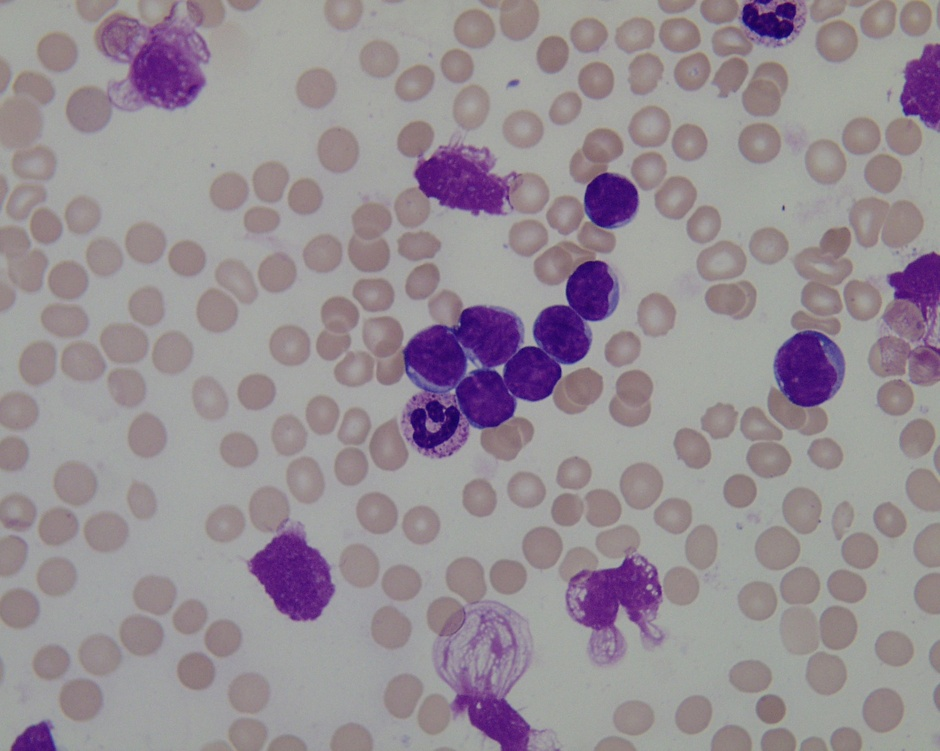
#> input picture Komputasi Biomedik/ALL/im/Im001_1.jpg, 940 x 751 px, shrunk from 1712 x 1368 before the run
$ jupyter execute segmentation.ipynb   (shell and % lines are left out)
#> lines starting #> are read from the running program, lines starting #| are printed output that depends on the picture; after the words box and inside, x2 and y2 are one past the last pixel; in counts of white or black regions, pixels touching at a corner belong together
[cell 1]
import numpy as np
import matplotlib.pyplot as plt
import cv2 as cv
import os

[cell 2]
os.chdir('im')

[cell 3]
image = cv.imread('Im001_1.jpg')
#> image is the input picture: shape (751, 940, 3); mean B, G, R 148.5, 141.6, 150.4
image = cv.cvtColor(image, cv.COLOR_RGB2BGR)
gray = cv.cvtColor(image, cv.COLOR_BGR2GRAY)
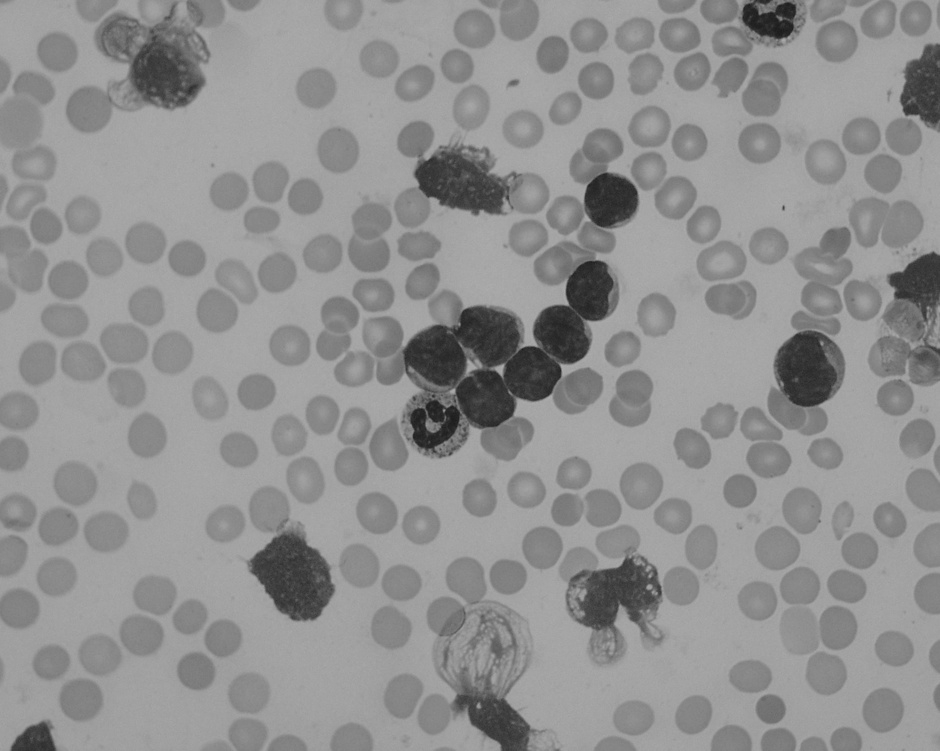
#> gray: shape (751, 940); min 27, max 174, mean 144.7

plt.figure(figsize=(8, 8))
plt.subplot(121)
plt.imshow(image, cmap='gray', interpolation='nearest')
plt.subplot(122)
plt.imshow(gray, cmap='gray', interpolation='nearest')
plt.axis('off')
plt.tight_layout()
plt.show()
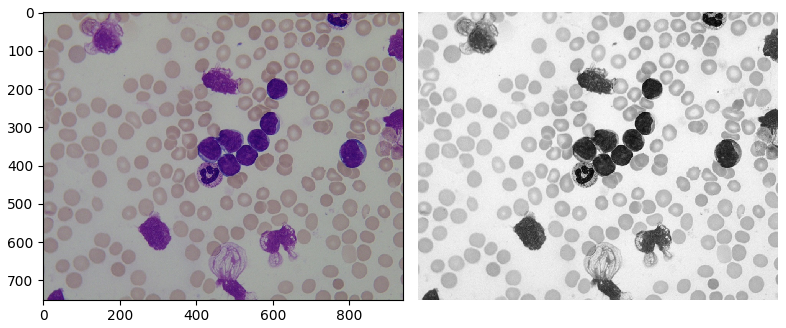
#> figure drawn by matplotlib, 2 panels

[cell 4]
_, thresh = cv.threshold(gray, 0, 255, cv.THRESH_BINARY_INV+cv.THRESH_OTSU)
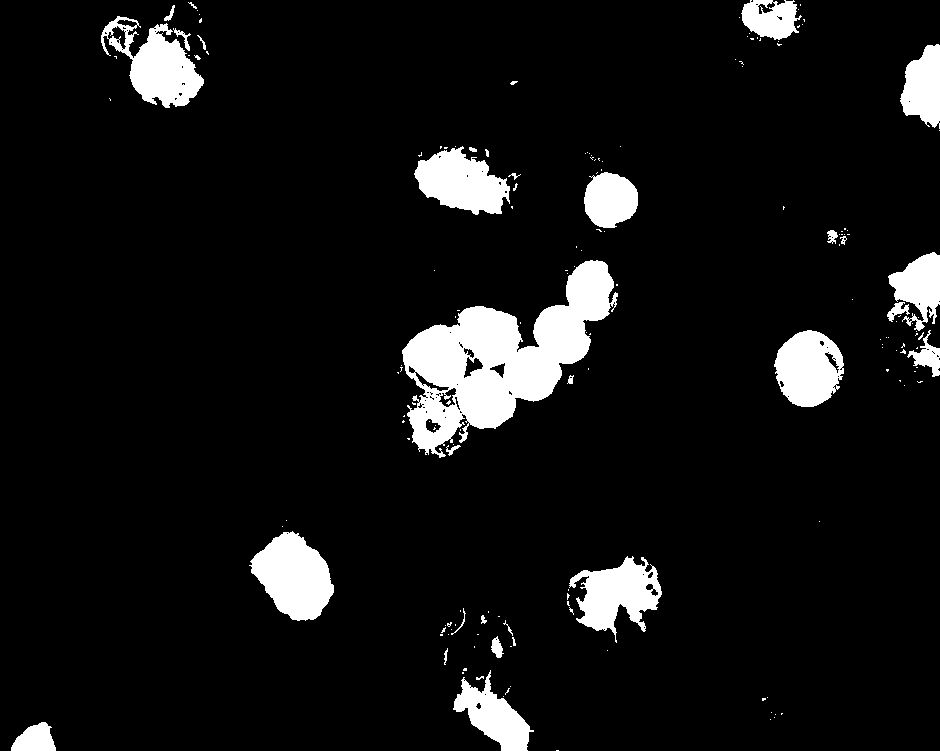
#> thresh: shape (751, 940); 7.7% white; 169 white regions (137 under 20 px), largest, box (x1, y1, x2, y2) and area: (402, 260, 618, 458) 18208, (249, 531, 334, 621) 4896, (101, 16, 204, 108) 4464
# thresh = cv.adaptiveThreshold(gray,255,cv.ADAPTIVE_THRESH_MEAN_C,\
#             cv.THRESH_BINARY, 15, 15)

kernel = np.ones((13, 13), np.uint8)

# im_erode = cv.erode(thresh, cv.getStructuringElement(cv.MORPH_ELLIPSE,(11,11)), iterations=1)
im_dilate = cv.dilate(thresh, cv.getStructuringElement(cv.MORPH_ELLIPSE,(7,7)), iterations=1)
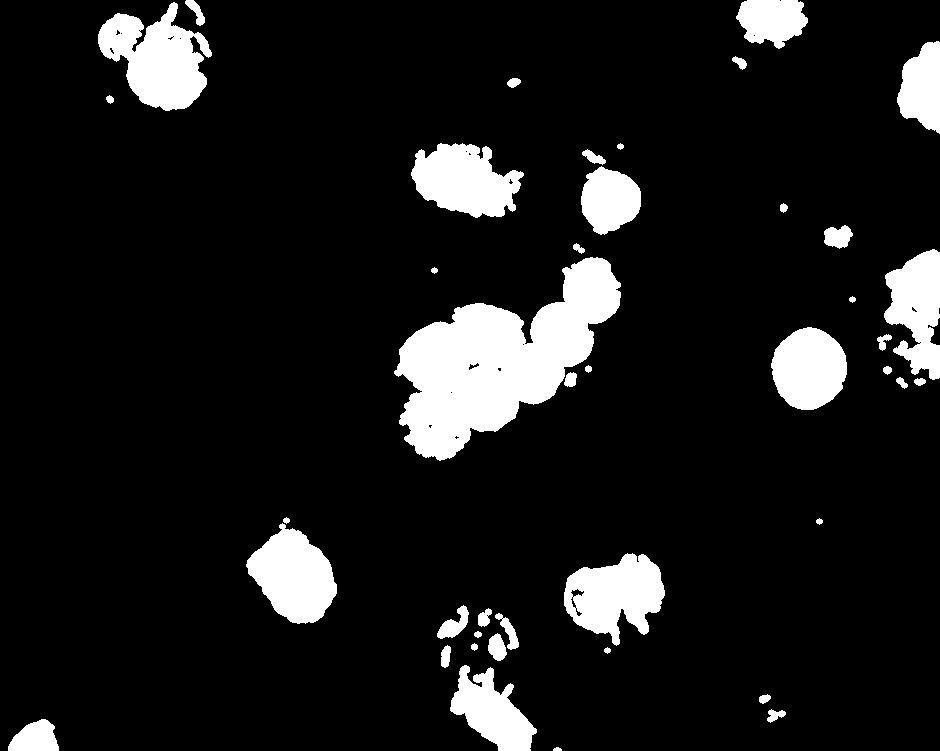
#> im_dilate: shape (751, 940); 10.5% white; 42 white regions, largest, box (x1, y1, x2, y2) and area: (394, 257, 621, 461) 22472, (98, 2, 212, 111) 7100, (564, 553, 665, 646) 5842
im_open = cv.morphologyEx(thresh, cv.MORPH_OPEN, cv.getStructuringElement(cv.MORPH_ELLIPSE,(7,7)))
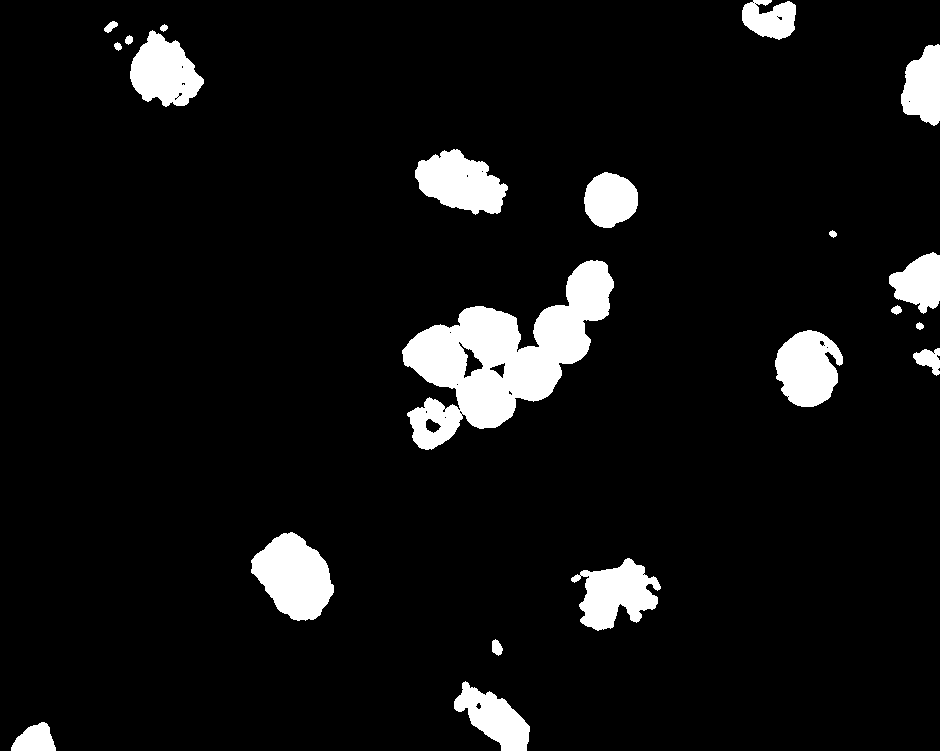
#> im_open: shape (751, 940); 7.1% white; 21 white regions, largest, box (x1, y1, x2, y2) and area: (402, 260, 614, 450) 17382, (251, 532, 334, 621) 4871, (415, 149, 508, 215) 3947
im_close = cv.morphologyEx(thresh, cv.MORPH_CLOSE, cv.getStructuringElement(cv.MORPH_ELLIPSE,(5,5)))
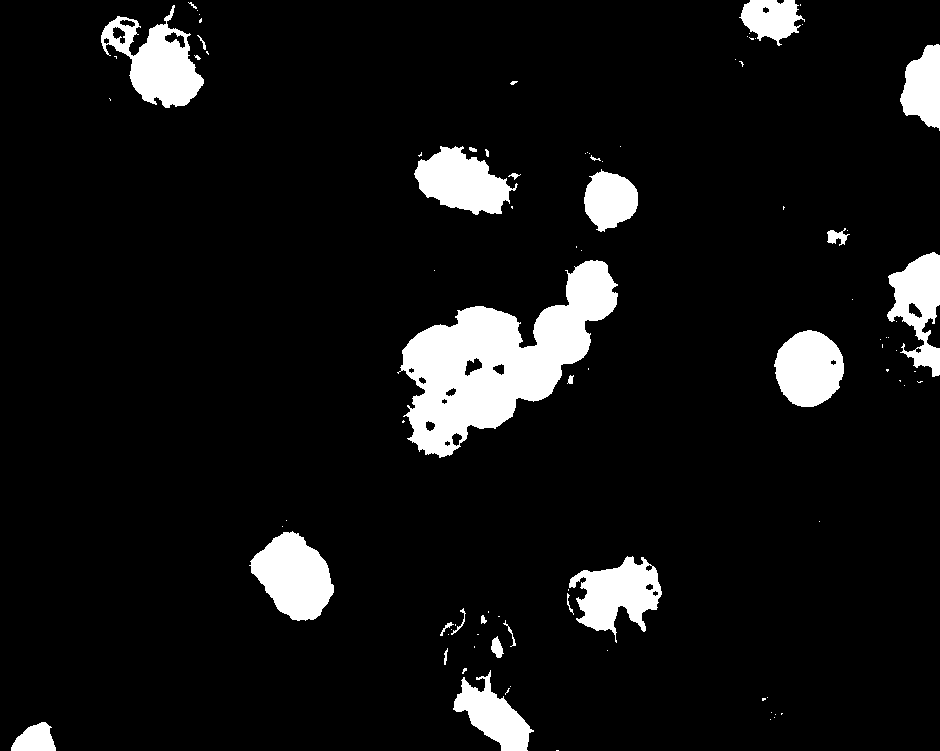
#> im_close: shape (751, 940); 8.1% white; 92 white regions (64 under 20 px), largest, box (x1, y1, x2, y2) and area: (397, 260, 618, 458) 19300, (101, 5, 204, 108) 4934, (249, 531, 334, 621) 4909

im_result = im_dilate
plt.figure(figsize=(16, 16))
plt.subplot(131)
plt.imshow(image, interpolation='nearest')
plt.subplot(132)
plt.imshow(thresh, cmap='gray', interpolation='nearest')
plt.subplot(133)
plt.imshow(im_result, cmap='gray', interpolation='nearest')
plt.axis('off')

plt.tight_layout()
plt.show()

[cell 5]
im_truth = cv.imread('Im001_1_gt.jpg')
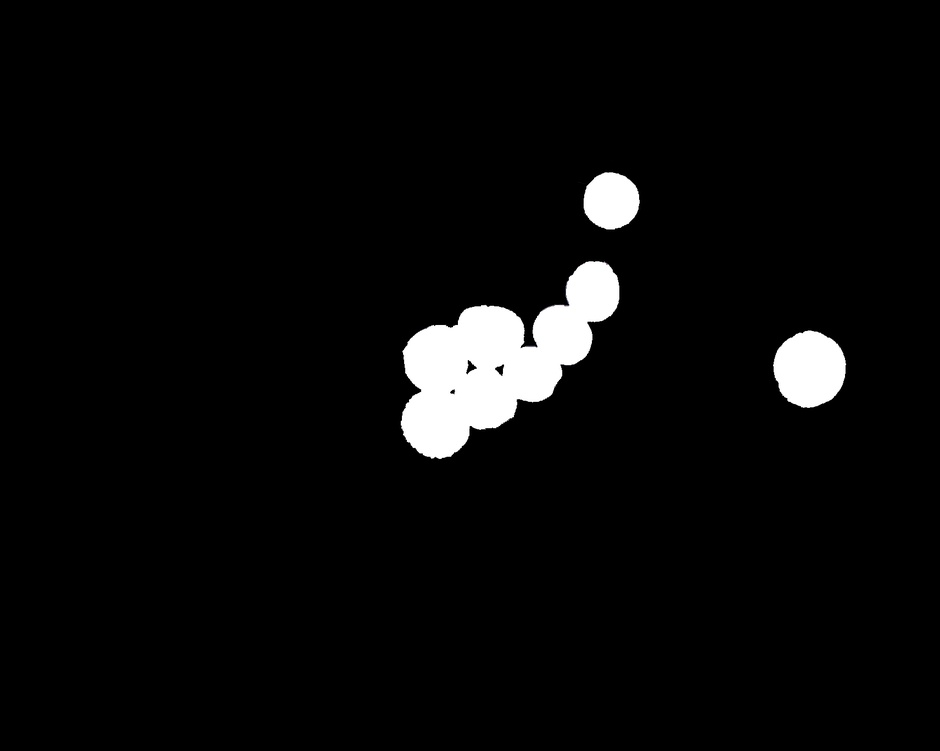
#> input picture Komputasi Biomedik/ALL/ground_truth/Im001_1_gt.jpg, 940 x 751 px, shrunk from 1712 x 1368 before the run, found by its file name
#> im_truth is the input picture: shape (751, 940, 3); mean B, G, R 10, 10, 10

plt.figure(figsize=(8, 8))
plt.subplot(121)
plt.imshow(im_result, cmap='gray', interpolation='nearest')
plt.subplot(122)
plt.imshow(im_truth, cmap='gray', interpolation='nearest')
plt.axis('off')
plt.tight_layout()
plt.show()
#> figure, not shown here; B, G, R data is drawn as R, G, B
